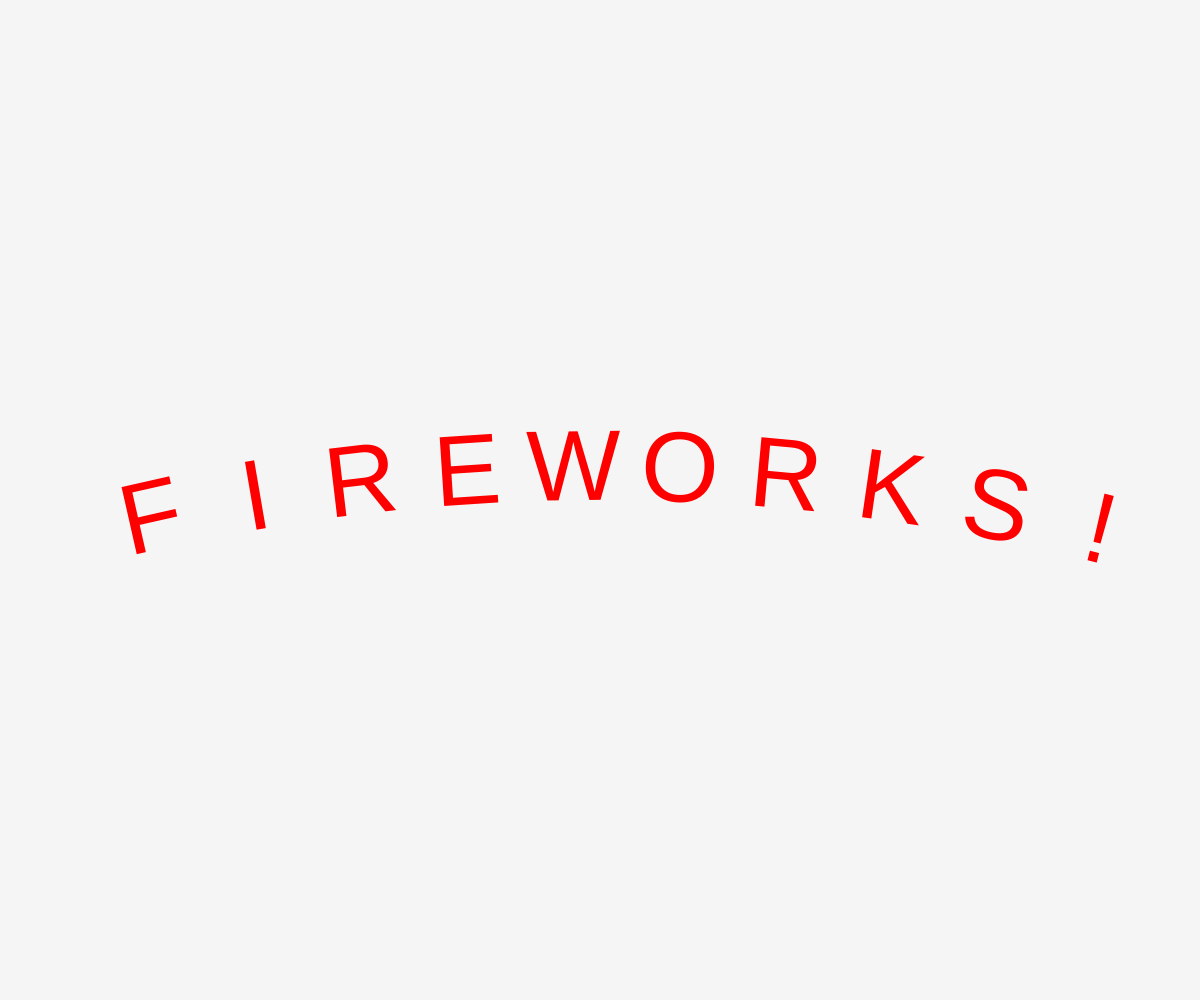
Frame 1 (no input)
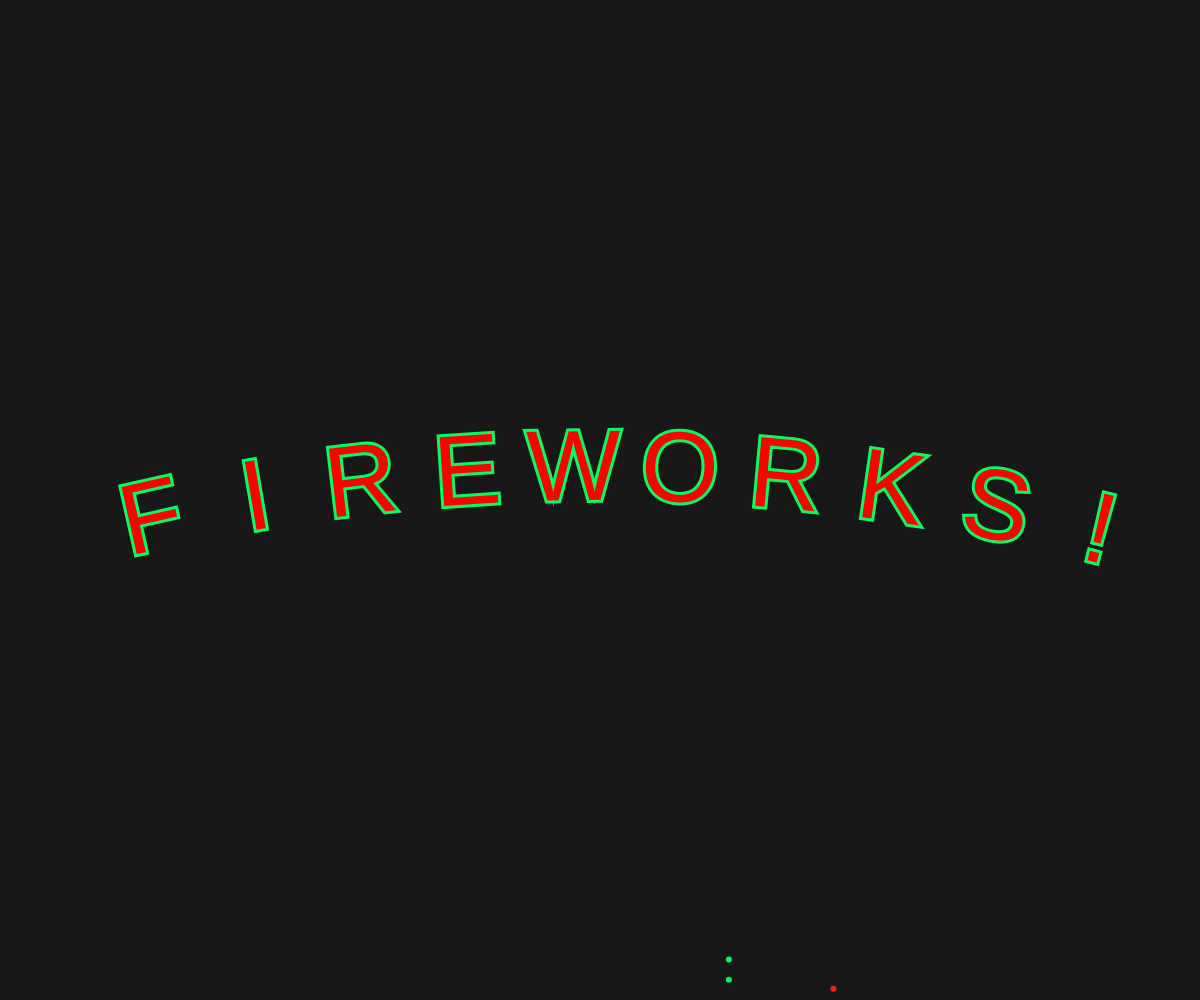
Frame 60 (no input)
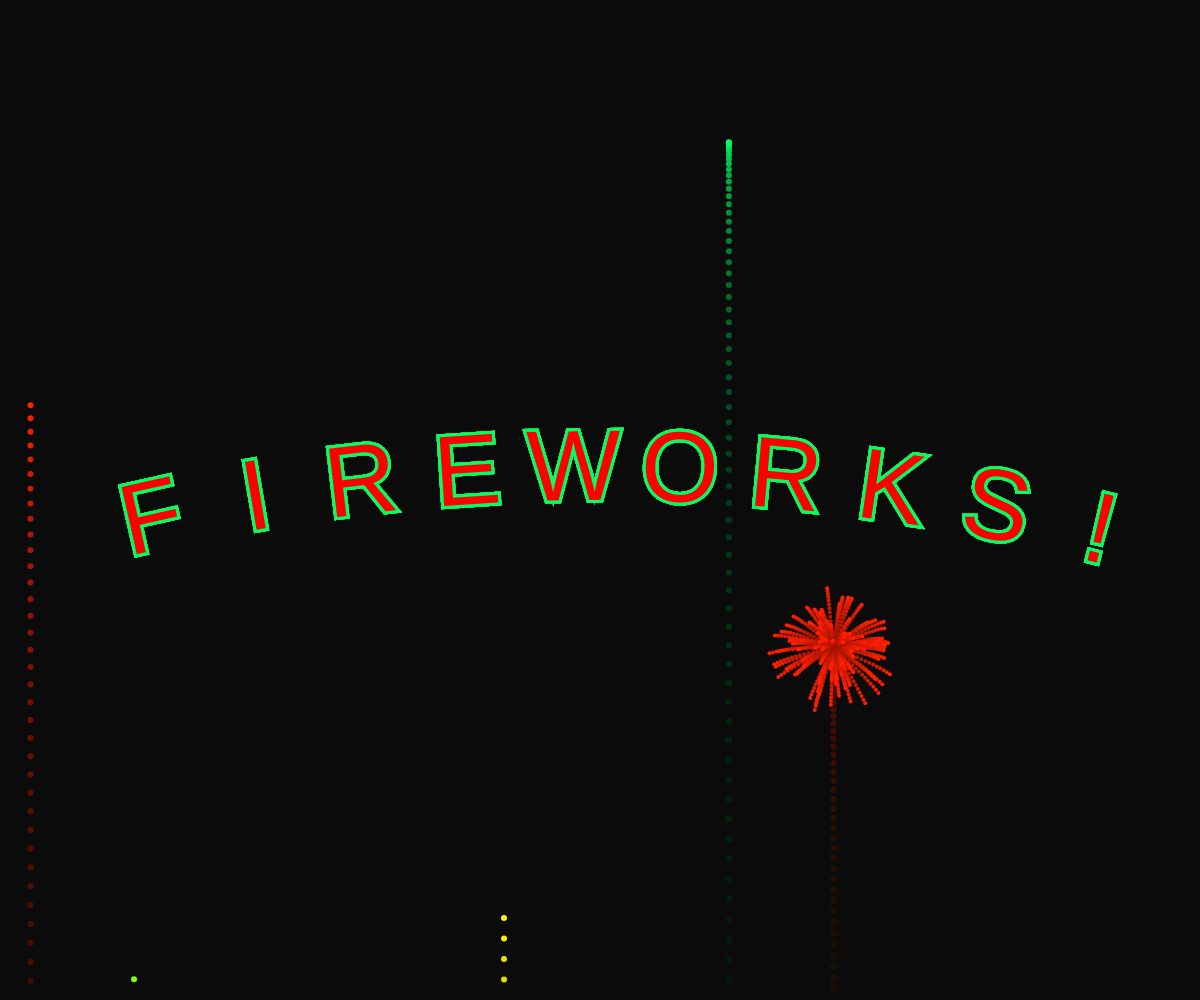
Frame 120 (the mouse pressed at the canvas centre since frame 60)

The p5.js sketch that drew these frames (run headless with seeded random() and noise() and a simulated clock; from frame 60 on, the mouse is pressed at the canvas centre):

// p5.js sketch
// ── sketch.js
let fireworks = []
let textToRotate;

function setup() {
    createCanvas(
        window.innerWidth,
        window.innerHeight
    );
}

function draw() {
    colorMode(RGB);
    background(0, 10);

    textToRotate = "FIREWORKS!";
    rotateText(width / 2, 2000 + height/2, 2000, textToRotate);

    if (random(1) < 0.05 ) {
        fireworks.push(new Firework(random(width), height));
    }

    for (let i = fireworks.length - 1; i >= 0; i--) {
        fireworks[i].update();
        fireworks[i].render();
        if (fireworks[i].done()) {
            fireworks.splice(i, 1);
        }
    }
}

function rotateText(x, y, radius, txt) {
    chars = txt.split("")

    charSpacingAngleDeg = 3;

    textAlign(CENTER, BASELINE)
    textSize(100)
    fill('red')

    push()

    translate(x, y)

    rotate(radians((-chars.length + 1.5) * charSpacingAngleDeg / 2))

    for (let i = 0; i < chars.length; i++) {
        text(chars[i], 0, -radius)
        rotate(radians(charSpacingAngleDeg))
    }

    pop()
}
// ── firework.js
class Firework {
    constructor() {
        this.color = random(255);
        this.dispersion = random(90, 98);
        this.firework = new Particle(random(width), height, this.color, this.dispersion, false);
        this.explosion = [];
        this.exploded = false;
    }

    explode() {
        for (let i = 0; i < 100; i++) {
            let p = new Particle(this.firework.pos.x, this.firework.pos.y, this.color, this.dispersion, true);
            this.explosion.push(p);
        }
    }

    done() {
        if (this.exploded && this.explosion.length == 0) {
            return true;
        }
        else {
            return false;
        }
    }

    update() {
        if (!this.exploded) {
            this.firework.update();
            if (this.firework.vel.y >= 0) {
                this.exploded = true;
                this.explode();
                delete this.firework;
            }
        }

        for (let i = this.explosion.length - 1; i >= 0; i--) {
            this.explosion[i].update();
            if (this.explosion[i].done()) {
                this.explosion.splice(i, 1);
            }
        };
    } 

    render() {
        if (!this.exploded) {
            this.firework.render();
        }

        this.explosion.forEach(function(particle) {
            particle.render();
        });
    }
}
// ── particle.js
class Particle {
    constructor(x, y, color, dispersion, explosion) {
        this.pos = createVector(x, y);
        this.color = color;
        this.explosion = explosion;
        this.lifespan = 255;
        this.dispersion = dispersion; 
        if (this.explosion) {
            this.vel = p5.Vector.random2D();
            this.vel.mult(random(1, 6));
        }
        else {
            this.vel = createVector(0, random(-22, -10));
        }
        this.acc =  createVector(0, 0);
        this.gravity = createVector(0, 0.01);
    }

    applyForce(force) {
        this.acc.add(force);
    }

    done() {
        if (this.lifespan < 0) {
            return true;
        }
        else {
            return false;
        }
    }

    update() {
        if (this.explosion) {
            this.vel.mult(this.dispersion/100);
            this.lifespan -= 6;
        }
        this.vel.add(this.acc);
        this.pos.add(this.vel);
        this.applyForce(this.gravity);
    }

    render() {
        colorMode(HSB);
        if (this.explosion) {
            strokeWeight(4);
            stroke(this.color, 255, 255, this.lifespan);
        }
        else {
            strokeWeight(6);
            stroke(this.color, 255, 255);
        }
        point(this.pos.x, this.pos.y);
    }
}
